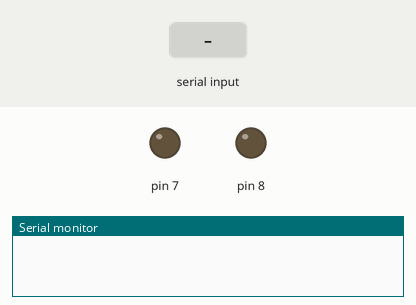
This sketch was run on a simulated Arduino Uno, built with avr-gcc and run on an emulated ATmega328P. Parts: output pins drawn as LEDs (lit = HIGH), the last lines printed to the serial monitor. The test bench sets the inputs (shaded band).

Above: at 1.2 s.
1.3 s: "90,45\n" received over Serial
At 2.9 s:
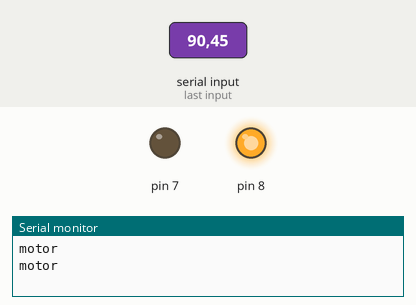
3.8 s: "1\n" received over Serial
At 5.3 s:
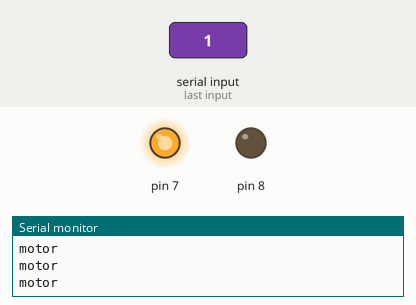
6.8 s: "1,90\n" received over Serial
At 8.9 s:
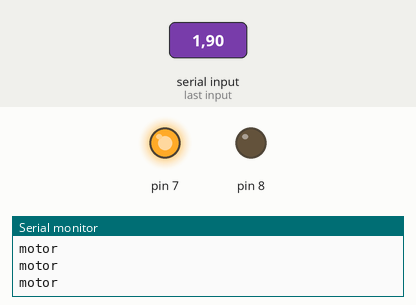
9.8 s: "0\n" received over Serial
At 11.1 s:
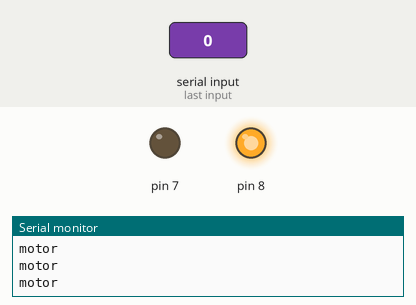
Timing chart, 0 to 12.4 s (numbered marks = the images above; inputs shaded):
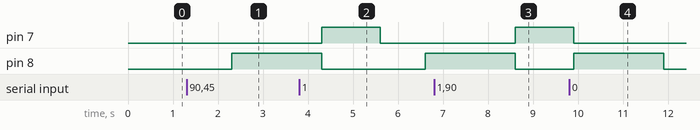

The sketch:

Motorzinho.ino
```cpp
void setup() {
  Serial.begin(9600);
  pinMode(7, OUTPUT);
  pinMode(8, OUTPUT);

}
bool bAt = false;
void loop() {
  digitalWrite(7, LOW);
  digitalWrite(8, LOW);
  if(Serial.available() > 0){
    if(bAt == true && Serial.parseInt() == 1){
      analogWrite(7, 130);
      bAt = false;
      delay(1300);
      Serial.println("motor");
      return;
      }
      if(bAt == false && Serial.parseInt() == 0){
        bAt = true;
        analogWrite(8, 150);
        delay(2000);
        Serial.println("motor");
        return;
      }
     Serial.println("motor");
  }
}
```

Measured:
- after the input at 1.3 s, pin 8: LOW → HIGH after 1.0 s
- after the input at 3.8 s, pin 7: LOW → HIGH after 0.51 s, → LOW 1.3 s later
- after the input at 6.8 s, pin 7: LOW → HIGH after 1.8 s
- after the input at 9.8 s, pin 8: LOW → HIGH after 0.11 s instead of 1.1 s
